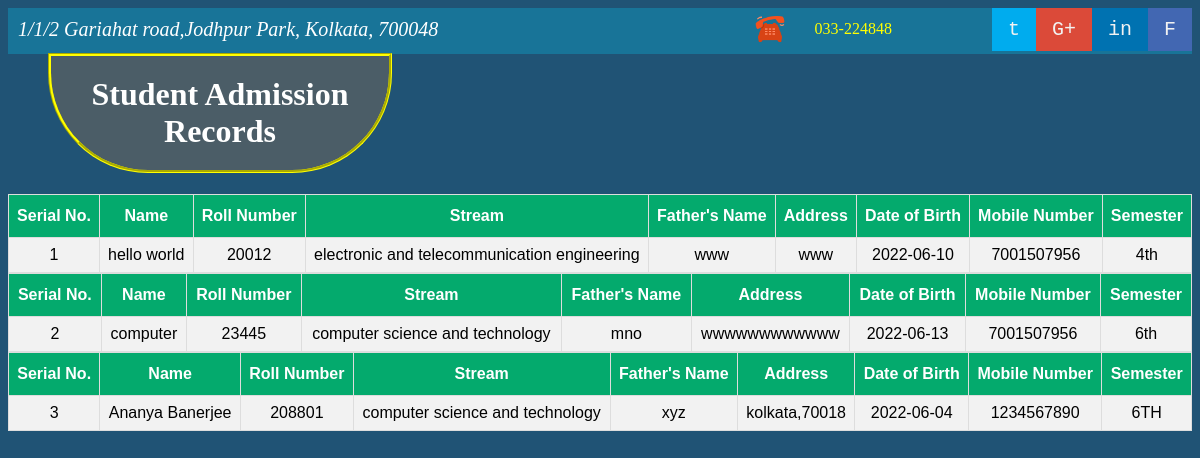
The page /studentall.php on the database its author committed.
### tables this page shows
CREATE TABLE IF NOT EXISTS `admissionstudent` (
  `id` int(11) NOT NULL AUTO_INCREMENT,
  `name` varchar(300) DEFAULT NULL,
  `roll` varchar(300) DEFAULT NULL,
  `stream` varchar(300) DEFAULT NULL,
  `fname` varchar(300) DEFAULT NULL,
  `address` varchar(400) DEFAULT NULL,
  `dob` varchar(300) DEFAULT NULL,
  `mobile` varchar(300) DEFAULT NULL,
  `semester` varchar(300) DEFAULT NULL,
  PRIMARY KEY (`id`)
);

### studentall.php (the view, shortened to what this page needs)
<!DOCTYPE html>
<html lang="en">
<head>
  <link rel="stylesheet" href="css/home.css">
  <link rel="stylesheet" href="css/fontimage.css">
  <link rel="stylesheet" type="text/css" href="css/dashboard.css">
  <link rel="stylesheet" type="text/css" href ="css/jexpo_table.css">
  <link rel="stylesheet" type="text/css" href ="css/searchbox.css">
    </head>
    <body>
	<div class="topnav">
  <a href="#" title="Facebook" style="font-size:20px; background-color: #4267B2; font-family: monospace;">F</a>
  <a href="#"title="Linkedin" style="font-size:20px; background-color:#0072b1; font-family: monospace;">in</a>
  <a href="#" title="Google" style="font-size:20px; background-color: #db4a39; font-family: monospace;">G+</a>
  <a href="#" title="Twitter" style="font-size:20px; background-color:  #00acee; font-family: monospace;">t </a>
   <p id="number">033-224848</p>
   <img src="image/phone.png" alt="phone image" width="30px" height="30px">
<address>
  1/1/2 Gariahat road,Jodhpur Park, Kolkata, 700048
</address>
</div>
 <h1> Student Admission Records</h1>
    </body>
</html>
<?php
include('database.php');
$query = "SELECT * FROM `admissionstudent`";
$run = mysqli_query($link, $query);
if(mysqli_num_rows($run)<1)
{
  ?>
<script>
 window.alert('No data Found');
</script>
<?php
}
else
{
while($data = mysqli_fetch_array($run))
{
    ?>
<table id="customers">
      <tr>
    <th>Serial No.</th>
    <th>Name</th>
    <th>Roll Number</th>
    <th>Stream</th>
    <th>Father's Name</th>
    <th>Address</th>
    <th>Date of Birth</th>
    <th>Mobile Number</th>
    <th> Semester</th>
  </tr>
  <tr>
    <td><?php echo $data['id'];?> </td>
    <td><?php echo $data['name']; ?></td>
    <td><?php echo $data['roll']; ?></td>
    <td><?php echo $data['stream']; ?></td>
    <td><?php echo $data['fname']; ?></td>
    <td><?php echo $data['address']; ?></td>
    <td><?php echo $data['dob']; ?></td>
    <td><?php echo $data['mobile']; ?></td>
    <td><?php echo $data['semester']; ?></td>
    </tr>
</table>
<?php
}
}
?>

### css/home.css (style rules this page uses)
body { background-color: #205375; }
.topnav { overflow: hidden; background-color: #187498; }
.topnav a { float: right; display: block; color: #f2f2f2; text-align: center; padding: 10px 16px; text-decoration: none; font-family: Helvetica ; font-size: 100%; }
.topnav address { font-size: 20px; margin-left: 10px; margin-top: 10px; color: white; }
.topnav img { margin-left: 10px; margin-top: 6px; float: right; margin-right: 20px; display: block; }
#number { float: right; margin-right: 100px; color: yellow; margin-left: 10px; margin-top: 12px; display: block; }

### css/dashboard.css (style rules this page uses)
h1 { color:white; margin-left:40px; margin-top: -1px; background-color: #4B5D67; margin-right: 800px; padding: 20px; border-bottom-left-radius: 100px; border-bottom-right-radius: 100px; border-style: groove; text-align: center; border-color: yellow; }

### css/jexpo_table.css (style rules this page uses)
#customers { font-family: Arial, Helvetica, sans-serif; border-collapse: collapse; width: 100%; }
#customers td, #customers th { border: 1px solid #ddd; padding: 8px; text-align: center; }
#customers tr:nth-child(even) { background-color: #f2f2f2; }
#customers tr:nth-child(odd) { background-color:orange; }
#customers th { padding-top: 12px; padding-bottom: 12px; text-align: center; background-color: #04AA6D; color: white; }

### rows shown on the page
admissionstudent: id "1", name "hello world", roll "20012", stream "electronic and telecommunication engineering", fname "www", address "www", dob "2022-06-10", mobile "7001507956", semester "4th"
admissionstudent: id "2", name "computer", roll "23445", stream "computer science and technology", fname "mno", address "wwwwwwwwwwww", dob "2022-06-13", mobile "7001507956", semester "6th"
admissionstudent: id "3", name "Ananya Banerjee", roll "208801", stream "computer science and technology", fname "xyz", address "kolkata,70018", dob "2022-06-04", mobile "1234567890", semester "6TH"
